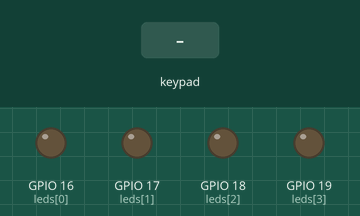
Recording of a program running on a simulated ESP32 board running MicroPython. On the bench: output pins drawn as LEDs (lit = HIGH). Dashed ring = blinking. Inputs (shaded band) come from the test bench. Pins used as bus, display or sensor lines are not drawn; what the program prints to the serial console is not drawn.

Above: at 1.2 s.
1.3 s: keypad keys 1 3 9 7 pressed 0.4 s apart
At 2.96 s:
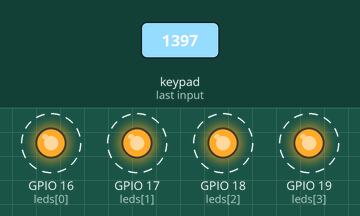
5.3 s: key 'A' pressed
6.8 s: key '1' pressed
8.3 s: keypad keys 1 2 3 4 pressed 0.4 s apart
At 10.4 s:
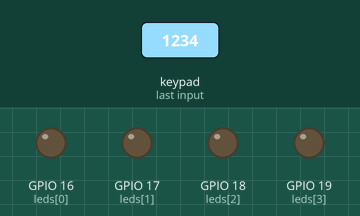
11.4 s: key 'B' pressed
12.9 s: keypad keys 1 2 3 4 # pressed 0.4 s apart
At 13.76 s:
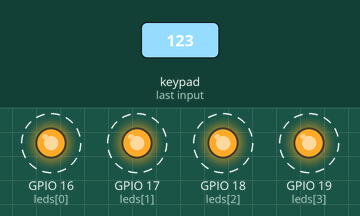
Timing chart, 0 to 16.2 s (numbered marks = the images above; inputs shaded):
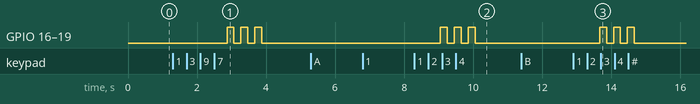

Measured:
- after the input at 1.3 s, GPIO 16 (leds[0]), GPIO 17 (leds[1]), GPIO 18 (leds[2]), GPIO 19 (leds[3]): alternates HIGH for 0.20 s and LOW for 0.20 s, 6 changes in all, then stays LOW, starting after 1.6 s
- after the input at 5.3 s, every drawn part: stays the same
- after the input at 6.8 s, every drawn part: stays the same
- after the input at 8.3 s, GPIO 16 (leds[0]), GPIO 17 (leds[1]), GPIO 18 (leds[2]), GPIO 19 (leds[3]): alternates HIGH for 0.20 s and LOW for 0.20 s, 6 changes in all, then stays LOW, starting after 0.75 s
- after the input at 11.4 s, every drawn part: stays the same
- after the input at 12.9 s, GPIO 16 (leds[0]), GPIO 17 (leds[1]), GPIO 18 (leds[2]), GPIO 19 (leds[3]): alternates HIGH for 0.20 s and LOW for 0.20 s, 6 changes in all, then stays LOW, starting after 0.77 s

The program:

lab3_5.py
```python
from machine import Pin
import time

leds = [Pin(p, Pin.OUT) for p in (16, 17, 18, 19)]

def leds_all(on_off):

    for led in leds:
        led.value(on_off)

def blink_error(times=3):

    for _ in range(times):
        leds_all(0)
        time.sleep_ms(200)
        leds_all(1)
        time.sleep_ms(200)
    leds_all(0)

leds_all(0)

rows = [Pin(p, Pin.OUT) for p in (21, 22, 23, 25)]
cols = [Pin(p, Pin.IN, Pin.PULL_UP) for p in (26, 27, 32, 33)]

keys = [
    ['1', '2', '3', 'A'],
    ['4', '5', '6', 'B'],
    ['7', '8', '9', 'C'],
    ['*', '0', '#', 'D'],
]

def scan_key():

    for r in range(4):

        for i in range(4):
            rows[i].value(1)

        rows[r].value(0)
        time.sleep_us(50)

        for c in range(4):
            if cols[c].value() == 0:
                return keys[r][c]

    return None

PASSWORD = ['1', '2', '3', '4']
input_code = []

print("Ready... ใส่รหัส 4 หลักด้วย keypad")

while True:
    k = scan_key()

    if k is not None:
        print("กดปุ่ม:", k)

        input_code.append(k)
        print("input_code =", input_code)

        while scan_key() is not None:
            time.sleep_ms(20)

        if len(input_code) == 4:
            if input_code == PASSWORD:
                print("รหัสถูกต้อง!")
                leds_all(1)
                time.sleep(1)
                leds_all(0)
            else:
                print("รหัสผิด!")
                blink_error(3)

            input_code = []

    time.sleep_ms(20)
```
